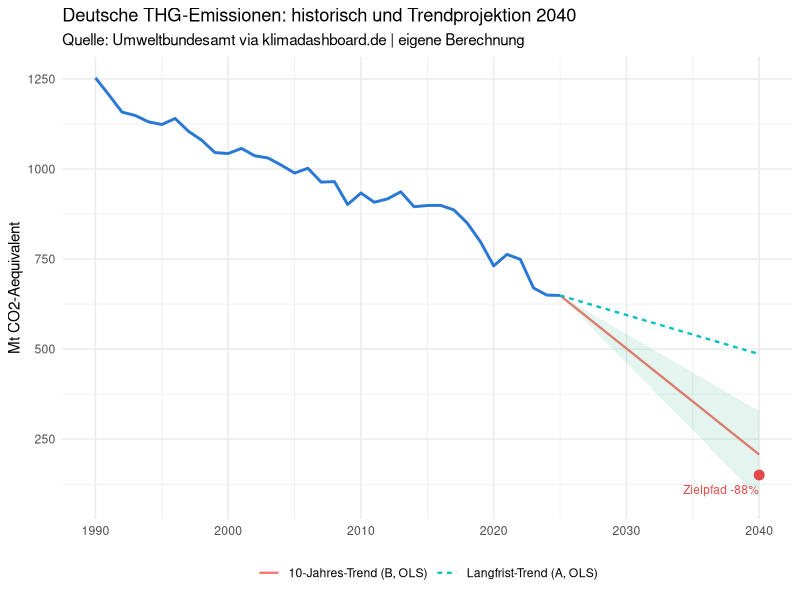
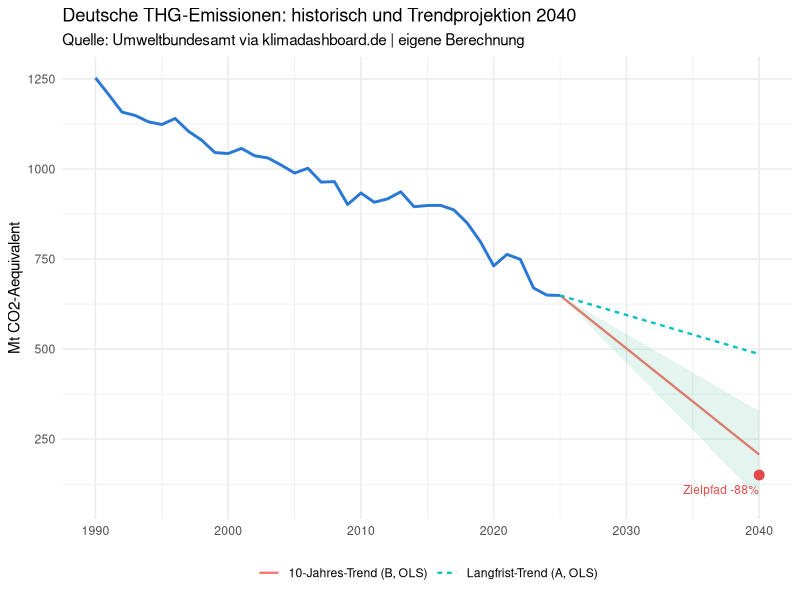

These figures' R source, in order:
#-------------------------------------------------------------------------------
# Titel:   DE-Emissionen: Trendprojektion 2040 vs. gesetzlichem Zielpfad (-88% ggue. 1990)
# SAP:     SAP_DE-Emissionen-Trendprojektion-2040.md, Version 1.0
# Quelle:  Umweltbundesamt via klimadashboard.de (CC BY 4.0), Zugriff 2026-08-27
#-------------------------------------------------------------------------------

# 0. Pakete ---------------------------------------------------------------
# install.packages(c("sandwich", "lmtest", "forecast", "ggplot2"))
library(sandwich)
library(lmtest)
library(forecast)
library(ggplot2)

# 1. Daten ------------------------------------------------------------------
jahr <- 1990:2025
emissionen <- c(1252.94,1206.27,1157.88,1148.42,1130.77,1123.36,1140.15,1104.73,
                 1079.92,1045.47,1042.91,1056.99,1036.54,1030.42,1010.54, 988.70,
                 1001.96, 963.47, 964.88, 901.24, 933.21, 907.57, 916.90, 936.57,
                  895.19, 898.56, 898.99, 886.24, 850.10, 797.96, 730.93, 762.74,
                  749.23, 669.54, 649.74, 648.83)

df <- data.frame(jahr = jahr, emissionen = emissionen)

ziel_2040 <- 1252.94 * (1 - 0.88)
cat(sprintf("2040-Zielwert (gesetzlich, -88%% ggue. 1990): %.1f Mt CO2-Aeq.\n", ziel_2040))

# 2. Zeitfenster gemaess SAP Abschnitt 5.1 -----------------------------------
fenster <- list(
  A = list(von = 1990, bis = 2025, inferenz = TRUE),
  B = list(von = 2015, bis = 2025, inferenz = TRUE),
  C = list(von = 2020, bis = 2025, inferenz = FALSE)
)

# 3. Primaeranalyse je Fenster: OLS + Diagnostik + HAC-Inferenz + PI --------
analysiere_fenster <- function(name, von, bis, projektionsjahr = 2040, inferenz = TRUE) {

  sub <- subset(df, jahr >= von & jahr <= bis)
  modell <- lm(emissionen ~ jahr, data = sub)

  cat(sprintf("\n=== Fenster %s (%d-%d, n=%d) ===\n", name, von, bis, nrow(sub)))

  dw <- tryCatch(lmtest::dwtest(modell), error = function(e) NULL)
  shapiro <- tryCatch(shapiro.test(residuals(modell)), error = function(e) NULL)
  if (!is.null(dw))      cat(sprintf("Durbin-Watson p-Wert (Autokorrelation): %.3f\n", dw$p.value))
  if (!is.null(shapiro)) cat(sprintf("Shapiro-Wilk p-Wert (Normalitaet Residuen): %.3f\n", shapiro$p.value))

  if (inferenz) {
    hac_test <- lmtest::coeftest(modell, vcov = sandwich::NeweyWest(modell))
    cat("Steigung (Newey-West-korrigiert):\n")
    print(hac_test["jahr", ])
  } else {
    cat("Hinweis: n zu klein fuer valide Inferenz (rein deskriptiv, SAP 7).\n")
  }

  neu <- data.frame(jahr = projektionsjahr)
  pi_ols <- predict(modell, newdata = neu, interval = "prediction", level = 0.95)

  cat(sprintf("OLS-Projektion %d: %.1f Mt  (95%%-PI: %.1f - %.1f)\n",
              projektionsjahr, pi_ols[1, "fit"], pi_ols[1, "lwr"], pi_ols[1, "upr"]))

  list(name = name, modell = modell, pi_ols = pi_ols, sub = sub)
}

ergebnisse <- mapply(function(n, f) analysiere_fenster(n, f$von, f$bis, inferenz = f$inferenz),
                      names(fenster), fenster, SIMPLIFY = FALSE)

# 4. Sensitivitaetsanalyse: ARIMA-Prognoseintervall (SAP 6.1) ---------------
arima_sensitivitaet <- function(von, bis, h_bis = 2040) {
  sub <- subset(df, jahr >= von & jahr <= bis)
  ts_obj <- ts(sub$emissionen, start = von, frequency = 1)
  fit <- forecast::auto.arima(ts_obj)
  h <- h_bis - bis
  fc <- forecast::forecast(fit, h = h, level = 95)
  punkt <- as.numeric(fc$mean[h])
  lwr <- as.numeric(fc$lower[h, 1])
  upr <- as.numeric(fc$upper[h, 1])
  cat(sprintf("\nARIMA (%s) Projektion %d: %.1f Mt  (95%%-PI: %.1f - %.1f)\n",
              paste0(fit$arma[c(1,6,2)], collapse=","), h_bis, punkt, lwr, upr))
  list(punkt = punkt, lwr = lwr, upr = upr, modell = fit)
}

cat("\n--- Sensitivitaetsanalyse: ARIMA statt OLS-PI ---\n")
arima_A <- arima_sensitivitaet(1990, 2025)
arima_B <- arima_sensitivitaet(2015, 2025)

# 5. Ergebnistabelle (SAP 10) -------------------------------------------------
tabelle <- data.frame(
  Fenster = c("A: 1990-2025 (OLS)", "A: 1990-2025 (ARIMA)",
              "B: 2015-2025 (OLS)", "B: 2015-2025 (ARIMA)"),
  Punktschaetzung = round(c(ergebnisse$A$pi_ols[1,"fit"], arima_A$punkt,
                              ergebnisse$B$pi_ols[1,"fit"], arima_B$punkt), 1),
  PI_unten = round(c(ergebnisse$A$pi_ols[1,"lwr"], arima_A$lwr,
                       ergebnisse$B$pi_ols[1,"lwr"], arima_B$lwr), 1),
  PI_oben = round(c(ergebnisse$A$pi_ols[1,"upr"], arima_A$upr,
                      ergebnisse$B$pi_ols[1,"upr"], arima_B$upr), 1)
)
tabelle$Ziel_2040_im_PI <- tabelle$PI_unten <= ziel_2040 & ziel_2040 <= tabelle$PI_oben
print(tabelle)

# 6. Grafik (SAP 10) ----------------------------------------------------------
projektion_df <- rbind(
  data.frame(jahr = c(2025, 2040), emissionen = c(648.83, ergebnisse$A$pi_ols[1,"fit"]),
             modell = "Langfrist-Trend (A, OLS)"),
  data.frame(jahr = c(2025, 2040), emissionen = c(648.83, ergebnisse$B$pi_ols[1,"fit"]),
             modell = "10-Jahres-Trend (B, OLS)")
)

p <- ggplot() +
  geom_line(data = df, aes(x = jahr, y = emissionen), color = "#2a78d6", linewidth = 1) +
  geom_line(data = projektion_df, aes(x = jahr, y = emissionen, linetype = modell,
             color = modell), linewidth = 0.8) +
  geom_ribbon(data = data.frame(jahr = c(2025, 2040),
                                  lwr = c(648.83, ergebnisse$B$pi_ols[1,"lwr"]),
                                  upr = c(648.83, ergebnisse$B$pi_ols[1,"upr"])),
              aes(x = jahr, ymin = lwr, ymax = upr), fill = "#1baf7a", alpha = 0.12) +
  geom_point(aes(x = 2040, y = ziel_2040), color = "#e34948", size = 3) +
  annotate("text", x = 2040, y = ziel_2040 - 40, label = "Zielpfad -88%",
           color = "#e34948", size = 3, hjust = 1) +
  labs(title = "Deutsche THG-Emissionen: historisch und Trendprojektion 2040",
       subtitle = "Quelle: Umweltbundesamt via klimadashboard.de | eigene Berechnung",
       x = NULL, y = "Mt CO2-Aequivalent", color = NULL, linetype = NULL) +
  theme_minimal(base_size = 11) +
  theme(legend.position = "bottom")

ggsave("output/emissionen_trendprojektion_2040.png", p, width = 7, height = 4.5, dpi = 200)
print(p)
